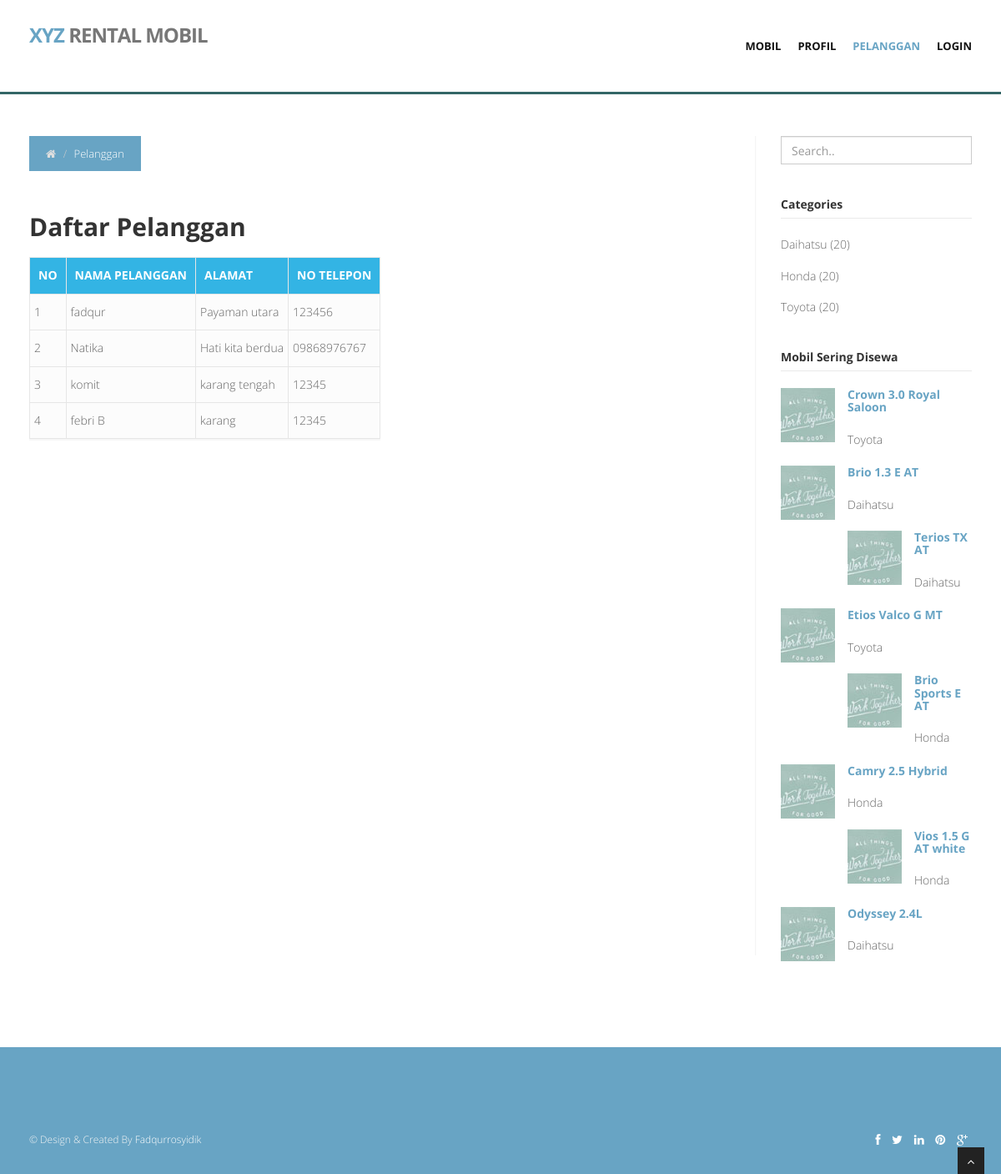
/index.php?eks=3, run on the app's committed database.
### tables this page shows
CREATE TABLE IF NOT EXISTS `pelanggan` (
  `IdPelanggan` int(11) NOT NULL AUTO_INCREMENT,
  `NmPelanggan` varchar(50) NOT NULL,
  `nama_user` varchar(20) NOT NULL,
  `pass` varchar(50) NOT NULL,
  `alamat` text NOT NULL,
  `telepon` varchar(20) NOT NULL,
  PRIMARY KEY (`IdPelanggan`)
);

CREATE TABLE IF NOT EXISTS `merk` (
  `KdMerk` varchar(50) NOT NULL,
  `NmMerk` varchar(50) NOT NULL,
  PRIMARY KEY (`KdMerk`)
);

CREATE TABLE IF NOT EXISTS `type` (
  `IdType` varchar(20) NOT NULL,
  `NmType` varchar(50) NOT NULL,
  PRIMARY KEY (`IdType`)
);

### menu/pelanggan/pelanggan.php (the view)
<section id="inner-headline">
	<div class="container" style="padding: 0">
		<div class="row">
			<div class="col-lg-12">
				<ul class="breadcrumb">
					<li><a href="?eks=1"><i class="fa fa-home"></i></a><i class="icon-angle-right"></i></li>
					<li class="active">Pelanggan</li>
				</ul>
			</div>
		</div>
	</div>
</section>
<h2>Daftar Pelanggan</h2>
<table border="1" cellpadding="0" cellspacing="0" class="pricing-box-alt">
    <thead>
        <tr>
            <th>No</th>
            <th>Nama Pelanggan</th>
            <th>Alamat</th>
            <th>No Telepon</th>
            </tr>
    </thead>
    <tbody>
            <?php
            $query = $db->query("select * from pelanggan"); $no=1;
            while ($array = $query->fetch()) {
            ?>
    	<tr>
        	<td><?php echo $no++; ?></td>
            <td><?php echo $array['NmPelanggan']; ?></td>
            <td><?php echo $array['alamat']; ?></td>
            <td><?php echo $array['telepon']; ?></td>
        </tr>
            <?php } ?>
    </tbody>
</table>

### include/sidebar.php (shortened to what this page needs)
<aside class="right-sidebar">
    <div class="widget">
		<form class="form-search" action="#" method="POST">
			<input name="cari" class="form-control" type="text" placeholder="Search..">
		</form>
	</div>
	<div class="widget">
		<h5 class="widgetheading">Categories</h5>
		<ul class="cat">
		<?php
		$query = $db->query("select * from merk");
		while ($array = $query->fetch()) {
		?>
            <li><i class="icon-angle-right"></i><a href="?eks=1&kat=<?php echo $array['NmMerk'];?>"><?php echo $array['NmMerk']; ?></a><span> (20)</span></li>
        <?php } ?>
        </ul>
	</div>
    <div class="widget">
		<h5 class="widgetheading">Mobil Sering Disewa</h5>
        <ul class="recent">
        <?php
        $queryS = $db->query("select type.NmType as nama, merk.NmMerk from kendaraan,type,merk where kendaraan.IdType = type.IdType and kendaraan.KdMerk = merk.KdMerk order by JmlSewa desc");
		while ($arrayS = $queryS->fetch()) {
		?>
            <li>
				<img src="img/dummies/blog/65x65/thumb1.jpg" class="pull-left" alt="" />
				<h5><a href="?eks=1&type=<?php echo $arrayS['nama'];?>"><?php echo $arrayS['nama']; ?></a></h5>
				<p><?php echo $arrayS['1']; ?></p>
			</li>
		<?php } ?>
        </ul>
    </div>
</aside>

### css/style.css (style rules this page uses)
body { font-family:'Open Sans', Arial, sans-serif; font-size:14px; font-weight:300; line-height:1.6em; color:#656565; }
h1,h2, h3, h4, h5, h6 { font-family:'Open Sans', Arial, sans-serif; font-weight:700; line-height:1.1em; color:#333; margin-bottom: 20px; }
.container { padding:0 20px 0 20px; position:relative; }
.row,.row-fluid { margin-bottom:30px; }
.row .row,.row-fluid .row-fluid { margin-bottom:30px; }
#content img { max-width:100%; height:auto; }
table th { padding: 10px; font-weight: bold; background: #33B4E4; color: #fff; text-transform: uppercase; }
table td { padding: 10px 5px; }
#inner-headline { position:relative; margin:0; padding:0; color:#fefefe; }
#inner-headline ul.breadcrumb { float:left; }
#inner-headline ul.breadcrumb li { margin-bottom:0; padding-bottom:0; }
#inner-headline ul.breadcrumb li { font-size:13px; color:#fff; }
#inner-headline ul.breadcrumb li i { color:#dedede; }
#inner-headline ul.breadcrumb li a { color:#fff; }
.widgetheading { width:100%; padding:0; }
aside .widgetheading { position: relative; border-bottom: #e9e9e9 1px solid; padding-bottom: 9px; }
.pricing-box-alt { border: 1px solid #e6e6e6; background:#fcfcfc; position:relative; margin:0 0 20px 0; padding:0; -webkit-box-shadow: 0 2px 0 rgba(0,0,0,0.03); -moz-box-shadow: 0 2px 0 rgba(0,0,0,0.03); box-shadow: 0 2px 0 rgba(0,0,0,0.03); -webkit-box-sizing: border-box; -moz-box-sizing: border-box; box-sizing: border-box; }
aside { position:relative; margin-bottom:40px; }
.right-sidebar { border-left:1px solid #f5f5f5; padding:0 0 0 30px; -webkit-box-shadow:inset 1px 0 0 0 rgba(0,0,0,.01); box-shadow:inset 1px 0 0 0 rgba(0,0,0,.01); }
aside .widget { margin-bottom:40px; }
ul.cat, ul.recent, ul.folio-detail, ul.contact-info { margin:0; padding:0; list-style:none; }
ul.cat li, ul.recent li, ul.folio-detail li, ul.contact-info li { margin:0 0 15px 0; list-style:none; }
ul.cat li a, ul.folio-detail li a { color:#656565; }
.widget ul.recent li { margin-bottom:20px; }
img.pull-left, .align-left { float:left; margin:0 15px 15px 0; }
.widget img.pull-left { float:left; margin:0 15px 15px 0; }

### skins/default.css (style rules this page uses)
a, a:hover,a:focus,a:active, footer a.text-link:hover, strike, .post-meta span a:hover, footer a.text-link, ul.meta-post li a:hover, ul.cat li a:hover, ul.recent li h6 a:hover, ul.portfolio-categ li.active a, ul.portfolio-categ li.active a:hover, ul.portfolio-categ li a:hover,ul.related-post li h4 a:hover, span.highlight,article .post-heading h3 a:hover, .navbar .nav > .active > a,.navbar .nav > .active > a:hover,.navbar .nav > li > a:hover,.navbar .nav > li > a:focus,.navbar .nav > .active > a:focus, .validation { color:#68A4C4; }
.breadcrumb { background-color: #68A4C4; }

### css/overwrite.css (style rules this page uses)
.widget h4,.widget h5 { font-weight:700; margin-bottom:20px; }
label, input, button, select, textarea { font-size: 13px; font-weight: normal; }
input, button, select, textarea { font-family:'Open Sans', Arial, sans-serif; font-size: 13px; }
select, textarea, input[type="text"], input[type="password"], input[type="datetime"], input[type="datetime-local"], input[type="date"], input[type="month"], input[type="time"], input[type="week"], input[type="number"], input[type="email"], input[type="url"], input[type="search"], input[type="tel"], input[type="color"], .uneditable-input { -webkit-border-radius: 0; -moz-border-radius: 0; border-radius: 0; }
ul, ol { padding: 0; margin: 0 0 10px 25px; }
li { line-height: 1.6em; }
.breadcrumb { float:left; padding:10px 20px; margin:0; list-style: none; background: none; -webkit-border-radius: 0; -moz-border-radius: 0; border-radius: 0; }
.breadcrumb > li { display: inline-block; *display: inline; text-shadow: none; font-size:12px; *zoom: 1; margin:0; }
.breadcrumb > .active { color: #797979; }

### data on the page
pelanggan: NmPelanggan "fadqur", alamat "Payaman utara", telepon "123456"
pelanggan: NmPelanggan "Natika", alamat "Hati kita berdua", telepon "09868976767"
pelanggan: NmPelanggan "komit", alamat "karang tengah", telepon "12345"
pelanggan: NmPelanggan "febri B", alamat "karang", telepon "12345"
merk: NmMerk "Daihatsu"
merk: NmMerk "Honda"
merk: NmMerk "Toyota"
type: NmType "Crown 3.0 Royal Saloon", merk.NmMerk "Toyota"
type: NmType "Brio 1.3 E AT", merk.NmMerk "Daihatsu"
type: NmType "Terios TX AT", merk.NmMerk "Daihatsu"
type: NmType "Etios Valco G MT", merk.NmMerk "Toyota"
type: NmType "Brio Sports E AT", merk.NmMerk "Honda"
type: NmType "Camry 2.5 Hybrid", merk.NmMerk "Honda"
type: NmType "Vios 1.5 G AT white", merk.NmMerk "Honda"
type: NmType "Odyssey 2.4L", merk.NmMerk "Daihatsu"
